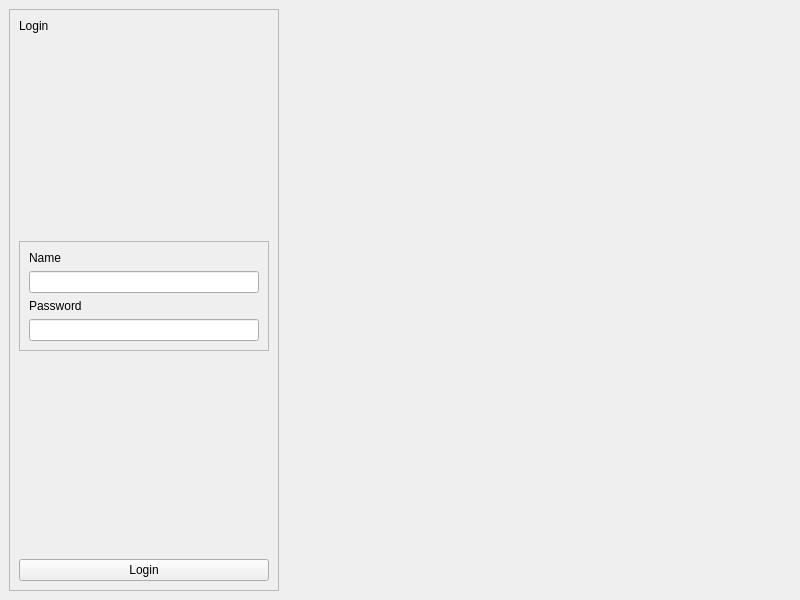
<?xml version="1.0" encoding="UTF-8"?>
<ui version="4.0">
 <class>MainWindow</class>
 <widget class="QMainWindow" name="MainWindow">
  <property name="geometry">
   <rect>
    <x>0</x>
    <y>0</y>
    <width>800</width>
    <height>600</height>
   </rect>
  </property>
  <property name="windowTitle">
   <string>MainWindow</string>
  </property>
  <widget class="QWidget" name="centralwidget">
   <layout class="QFormLayout" name="formLayout">
    <item row="0" column="0">
     <widget class="QFrame" name="form_container">
      <property name="frameShape">
       <enum>QFrame::StyledPanel</enum>
      </property>
      <property name="frameShadow">
       <enum>QFrame::Raised</enum>
      </property>
      <layout class="QVBoxLayout" name="verticalLayout_2">
       <item>
        <widget class="QLabel" name="label_loggin">
         <property name="text">
          <string>Login</string>
         </property>
        </widget>
       </item>
       <item>
        <spacer name="verticalSpacer_2">
         <property name="orientation">
          <enum>Qt::Vertical</enum>
         </property>
         <property name="sizeHint" stdset="0">
          <size>
           <width>20</width>
           <height>40</height>
          </size>
         </property>
        </spacer>
       </item>
       <item>
        <widget class="QFrame" name="inputs_container">
         <property name="minimumSize">
          <size>
           <width>250</width>
           <height>0</height>
          </size>
         </property>
         <property name="maximumSize">
          <size>
           <width>200</width>
           <height>300</height>
          </size>
         </property>
         <property name="frameShape">
          <enum>QFrame::StyledPanel</enum>
         </property>
         <property name="frameShadow">
          <enum>QFrame::Raised</enum>
         </property>
         <layout class="QVBoxLayout" name="verticalLayout_3">
          <item>
           <widget class="QLabel" name="laber_name">
            <property name="text">
             <string>Name</string>
            </property>
           </widget>
          </item>
          <item>
           <widget class="QLineEdit" name="i_name"/>
          </item>
          <item>
           <widget class="QLabel" name="label_password">
            <property name="text">
             <string>Password</string>
            </property>
           </widget>
          </item>
          <item>
           <widget class="QLineEdit" name="i_password"/>
          </item>
         </layout>
        </widget>
       </item>
       <item>
        <spacer name="verticalSpacer">
         <property name="orientation">
          <enum>Qt::Vertical</enum>
         </property>
         <property name="sizeHint" stdset="0">
          <size>
           <width>20</width>
           <height>40</height>
          </size>
         </property>
        </spacer>
       </item>
       <item>
        <widget class="QPushButton" name="b_login">
         <property name="text">
          <string>Login</string>
         </property>
        </widget>
       </item>
      </layout>
     </widget>
    </item>
   </layout>
  </widget>
 </widget>
 <resources/>
 <connections/>
</ui>
